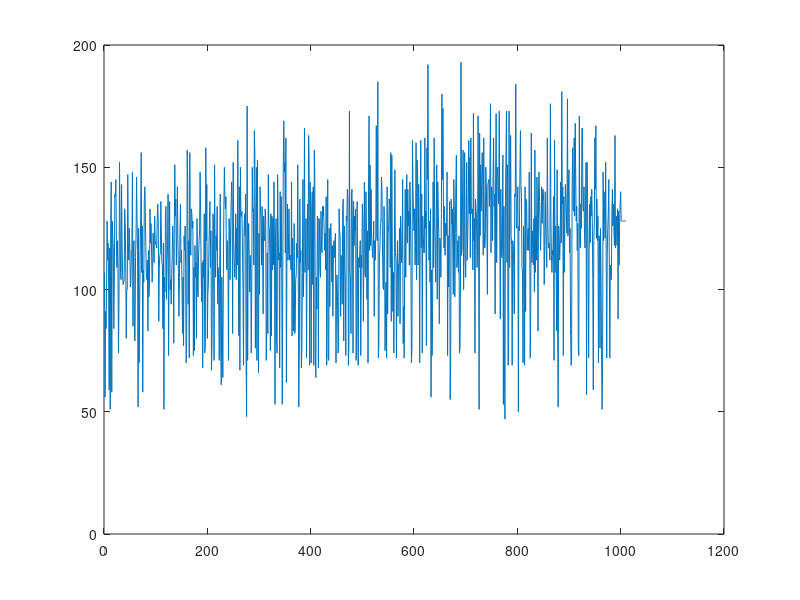

Write the MATLAB code that produced this figure.
clear;
a1 = load('a1.txt');
a2 = load('a2.txt');
a3 = load('a3.txt');
a4 = load('a4.txt');
a5 = load('a5.txt');
a6 = load('a6.txt');
a7 = load('a7.txt');
a8 = load('a8.txt');
a9 = load('a9.txt');
a10 = load('a10.txt');

a = a1 + a2 + a3 + a4 + a5 + a6 + a7 + a8 + a9 + a10;
a = a / 10.0;
figure
xlim([0 1020])
plot(a)
